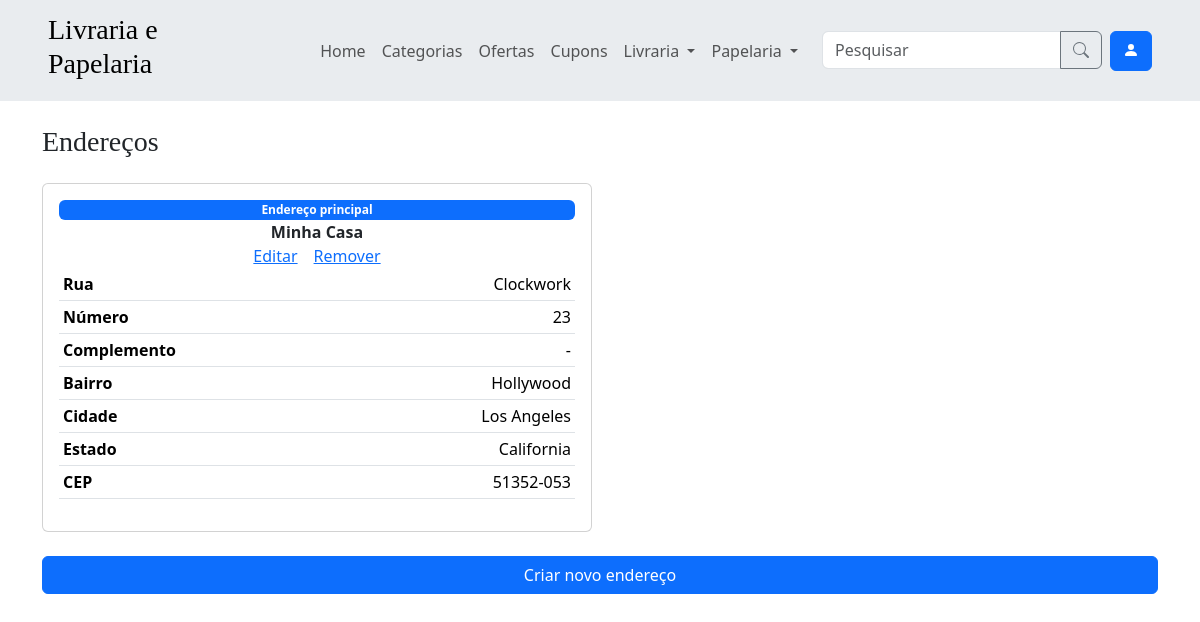
The page /enderecos/ (signed in) on the database as committed earlier.
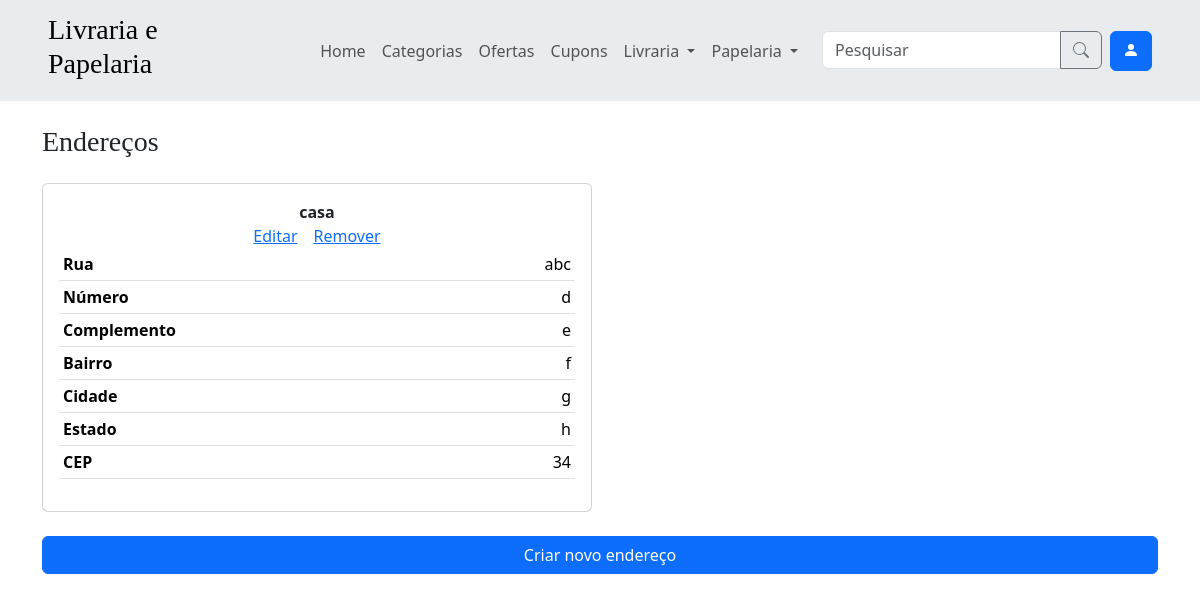
The same page on the database as committed later.
### app/models.py (models this page shows, shortened)
class Endereco(models.Model):
    usuario = models.ForeignKey(User, on_delete=models.CASCADE)
    nome = models.CharField(max_length=20, null=True, blank=False)
    rua = models.CharField(max_length=100, null=True, blank=False)
    numero = models.CharField(max_length=8, null=True, blank=False)
    bairro = models.CharField(max_length=100, null=True, blank=False)
    cidade = models.CharField(max_length=100, null=True, blank=False)
    estado = models.CharField(max_length=100, null=True, blank=False)
    cep = models.CharField(max_length=20, null=True, blank=False)
    complemento = models.CharField(max_length=50, null=True, blank=True)
    is_principal = models.BooleanField(default=False)
    class Meta:
        verbose_name = verbose_name_plural = 'Endereco'

### app/views_enderecos.py (the view)
# urls.py: path('enderecos/', views_enderecos.enderecos, name='enderecos'),
@login_required
@user_passes_test(usuario_comum)
def enderecos(request):
    enderecos = request.user.endereco_set.all().order_by('-is_principal')
    return render(request, 'enderecos.html', {'enderecos': enderecos})

### app/context_processors.py (called while the page is built)
def categorias_processor(request):
    categorias = Categoria.objects.all()
    categorias_livraria = categorias.filter(tipo='LIVRARIA')
    categorias_papelaria = categorias.filter(tipo='PAPELARIA')
    categorias = categorias[:10]
    return {
        'categorias': categorias,
        'categorias_livraria': categorias_livraria,
        'categorias_papelaria': categorias_papelaria
    }

### app/views_enderecos.py (called while the page is built)
def usuario_comum(user):
    return not user.is_staff

### app/templates/enderecos.html (shortened to what this page needs)
{% extends 'components/base.html' %}
{% block content %}
    {% include 'components/content_title.html' with title='Endereços' %}
    <div class="row row-cols-1 row-cols-md-2 g-3">
        {% for endereco in enderecos %}
            <div class="col">
                <div class="card p-3">
                    {% if endereco.is_principal %}
                        <span class="badge text-bg-primary">Endereço principal</span>
                    {% endif %}
                    <span class="fw-bold text-center">{{ endereco.nome }}</span>
                    <div class="d-flex flex-wrap justify-content-center gap-3">
                        <a href="{% url 'enderecos_editar' id_endereco=endereco.id %}">Editar</a>
                        <a href="{% url 'enderecos_remover' id_endereco=endereco.id %}">Remover</a>
                    </div>
                    <table class="table table-sm">
                        <tbody>
                            <tr>
                                <td class="align-middle text-capitalize fw-bold pe-3">Rua</td>
                                <td class="align-middle text-break text-end">{{ endereco.rua }}</td>
                            </tr>
                            <tr>
                                <td class="align-middle text-capitalize fw-bold pe-3">Número</td>
                                <td class="align-middle text-break text-end">{{ endereco.numero }}</td>
                            </tr>
                            <tr>
                                <td class="align-middle text-capitalize fw-bold pe-3">Complemento</td>
                                <td class="align-middle text-break text-end">{{ endereco.complemento|default:'-' }}</td>
                            </tr>
                            <tr>
                                <td class="align-middle text-capitalize fw-bold pe-3">Bairro</td>
                                <td class="align-middle text-break text-end">{{ endereco.bairro }}</td>
                            </tr>
                            <tr>
                                <td class="align-middle text-capitalize fw-bold pe-3">Cidade</td>
                                <td class="align-middle text-break text-end">{{ endereco.cidade }}</td>
                            </tr>
                            <tr>
                                <td class="align-middle text-capitalize fw-bold pe-3">Estado</td>
                                <td class="align-middle text-break text-end">{{ endereco.estado }}</td>
                            </tr>
                            <tr>
                                <td class="align-middle text-capitalize fw-bold pe-3">CEP</td>
                                <td class="align-middle text-break text-end">{{ endereco.cep }}</td>
                            </tr>
                        </tbody>
                    </table>
                </div>
            </div>
        {% empty %}
            <p>Você não possui endereços cadastrados.</p>
        {% endfor %}
    </div>
    <a href="{% url 'enderecos_criar' %}" class="btn btn-primary w-100 mt-4">Criar novo endereço</a>
{% endblock %}

### app/templates/components/base.html (shortened to what this page needs)
<!doctype html>
<html lang="en" data-bs-theme="auto">
  <head><script src="/docs/5.3/assets/js/color-modes.js"></script>
    <link rel="stylesheet" href="https://cdn.jsdelivr.net/npm/@docsearch/css@3">
    <link href="https://cdn.jsdelivr.net/npm/bootstrap@5.3.3/dist/css/bootstrap.min.css" rel="stylesheet">
  </head>
  <body>
    {% include 'components/cabecalho.html' %}
    <main class="container mb-4">
      {% block content %} {% endblock %}
    </main>
  </body>
</html>

### app/templates/components/cabecalho.html (shortened to what this page needs)
<header>
  <nav class="navbar navbar-expand-lg bg-body-secondary mb-4" aria-label="Offcanvas navbar large">
    <div class="container-fluid px-md-5">
      <a class="navbar-brand me-lg-5" href="{% url 'home' %}"><h3 class="text-wrap">Livraria e Papelaria</h3></a>
      <div class="offcanvas offcanvas-end" tabindex="-1" id="offcanvasNavbar2" aria-labelledby="offcanvasNavbar2Label">
        <div class="offcanvas-body">
          <ul class="navbar-nav justify-content-end flex-grow-1 pe-3">
            <li class="nav-item">
              <a class="nav-link" aria-current="page" href="{% url 'home' %}">Home</a>
            </li>
            <li class="nav-item">
              <a class="nav-link" aria-current="page" href="{% url 'categorias' %}">Categorias</a>
            </li>
            <li class="nav-item">
              <a href="{% url 'pesquisa' %}?Promocao=Qualquer+desconto" class="nav-link">Ofertas</a>
            </li>
            <li class="nav-item">
              <a class="nav-link" href="{% url 'cupons' %}">Cupons</a>
            </li>
            <li class="nav-item dropdown">
              <a class="nav-link dropdown-toggle" href="#" role="button" data-bs-toggle="dropdown" aria-expanded="false">
                Livraria
              </a>
            </li>
            <li class="nav-item dropdown">
              <a class="nav-link dropdown-toggle" href="#" role="button" data-bs-toggle="dropdown" aria-expanded="false">
                Papelaria
              </a>
            </li>
          </ul>
          <div class="d-flex mt-3 mt-lg-0">
            <form action="{% url 'pesquisa' %}">
              <div class="input-group">
                <input value="{{ filtros.Busca }}" name="Busca" type="text" class="form-control" placeholder="Pesquisar">
                  <button class="btn btn-outline-secondary" type="submit">
                    <svg xmlns="http://www.w3.org/2000/svg" width="16" height="16" fill="currentColor" class="bi bi-search" viewBox="0 0 16 16"><path d="M11.742 10.344a6.5 6.5 0 1 0-1.397 1.398h-.001q.044.06.098.115l3.85 3.85a1 1 0 0 0 1.415-1.414l-3.85-3.85a1 1 0 0 0-.115-.1zM12 6.5a5.5 5.5 0 1 1-11 0 5.5 5.5 0 0 1 11 0"></path></svg>
                  </button>
              </div>
            </form>
            <a href="{% url 'conta' %}" class="btn btn-primary ms-2">
                <svg xmlns="http://www.w3.org/2000/svg" width="16" height="16" fill="currentColor" class="bi bi-person-fill" viewBox="0 0 16 16"><path d="M3 14s-1 0-1-1 1-4 6-4 6 3 6 4-1 1-1 1zm5-6a3 3 0 1 0 0-6 3 3 0 0 0 0 6"></path></svg>
            </a>
          </div>
        </div>
      </div>
    </div>
  </nav>
</header>

### app/templates/components/content_title.html
<h3 class="mb-4">{{ title }}</h3>

### app/templates/components/base.html (style rules this page uses)
.bi { vertical-align: -.125em; fill: currentColor; }
h1, h2, h3, h4, h5, h6 { font-family: "Playfair Display", Georgia, "Times New Roman", serif; }

Rows that differ between the two databases and show on the page:
removed Endereco: is_principal "Endereço principal", nome "Minha Casa", rua "Clockwork", numero "23", complemento "-", bairro "Hollywood", cidade "Los Angeles", estado "California", cep "51352-053"
added Endereco: nome "casa", rua "abc", numero "d", complemento "e", bairro "f", cidade "g", estado "h", cep "34"
